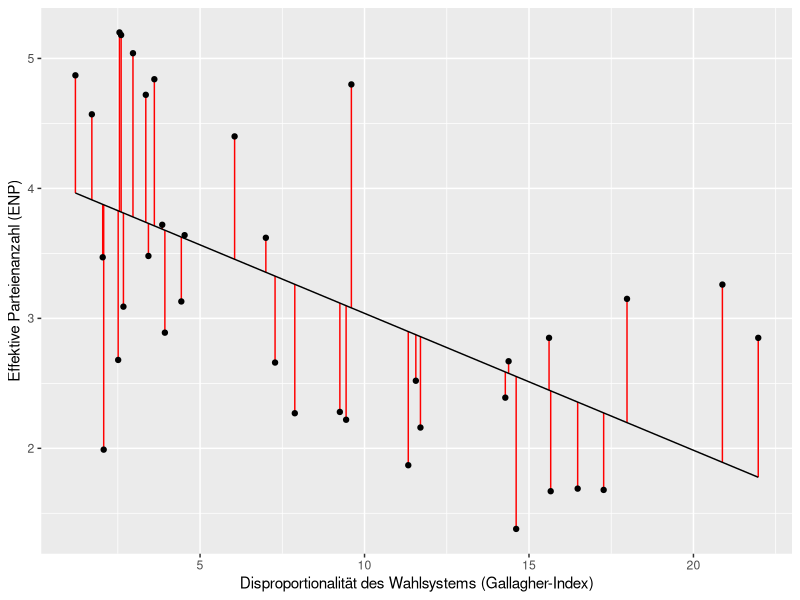
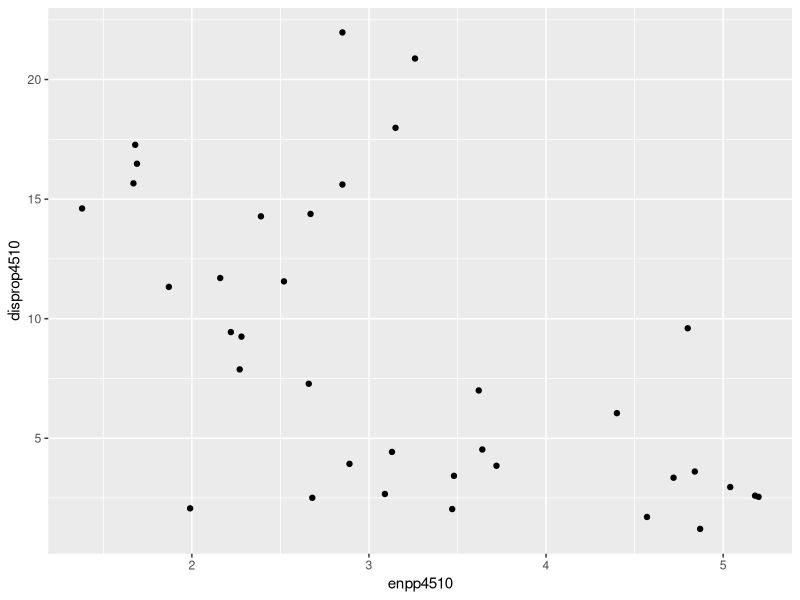
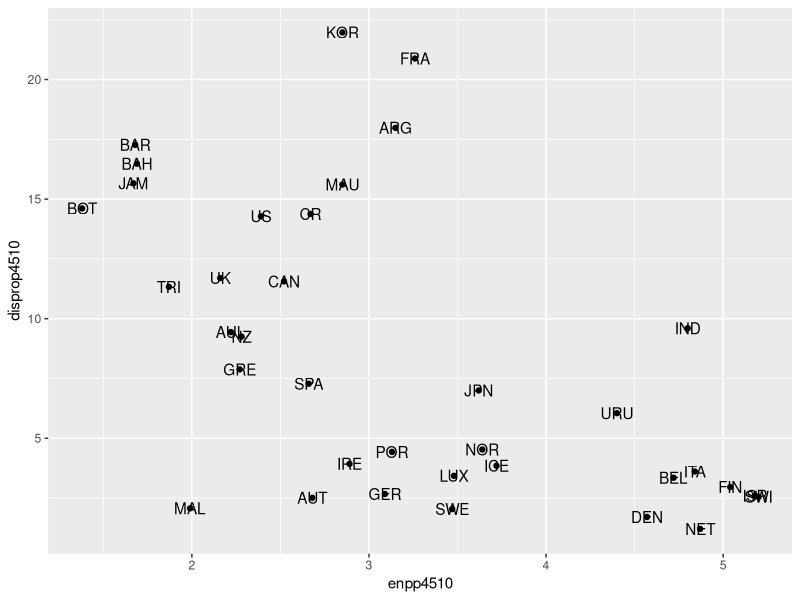
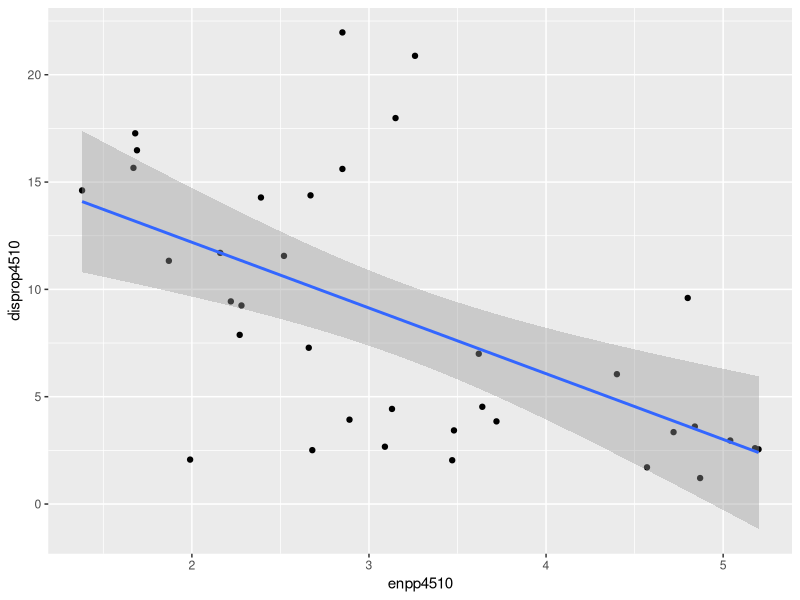
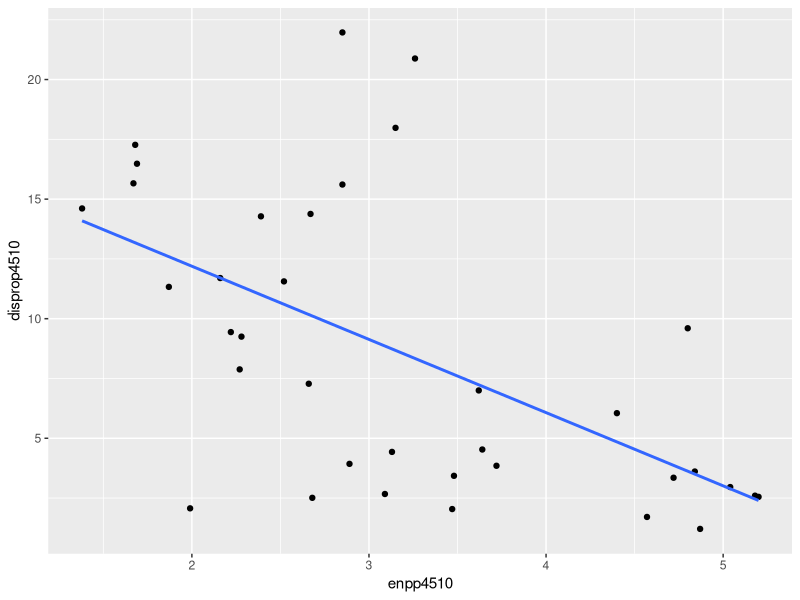
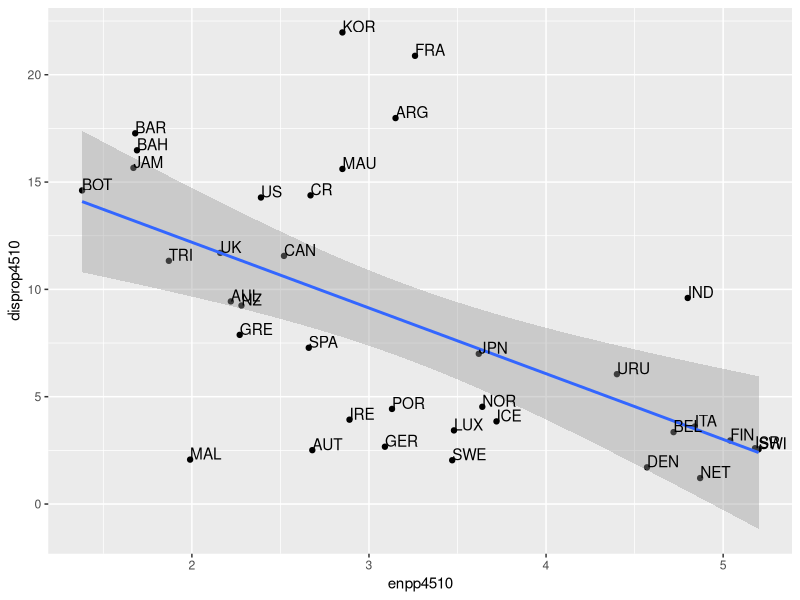
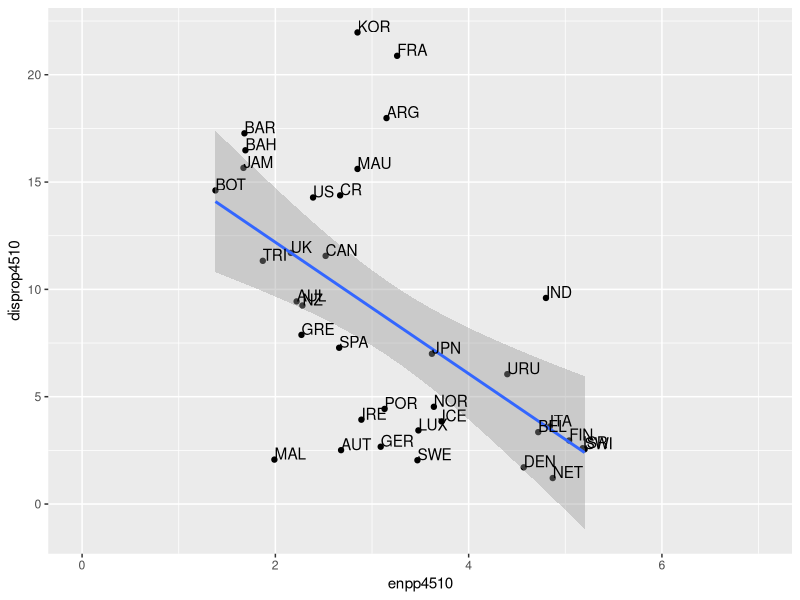
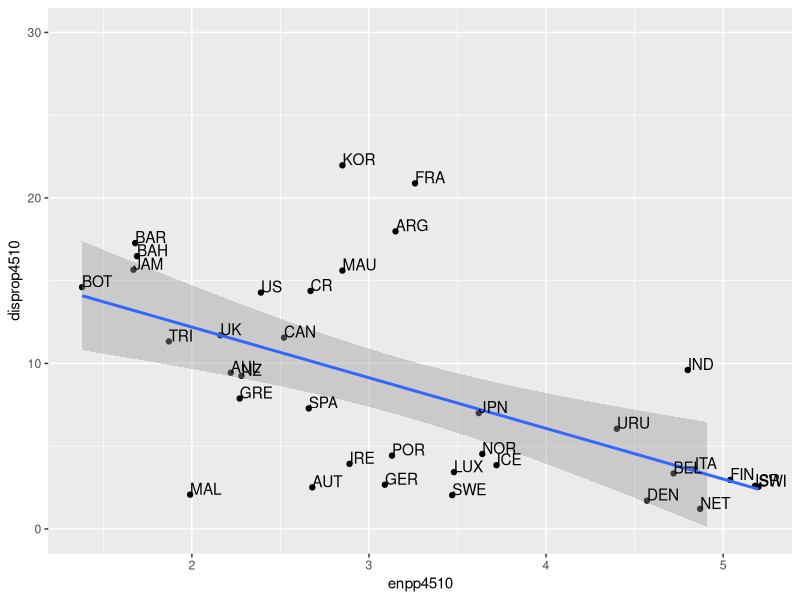

Source code (R) for these figures, in order:
## ---- chunk 1
library(foreign)
setwd("C:/Users/laura/OneDrive/Documents/Arbeit/r/Meine_Überarbeitungen")
getwd()
gles <- read.spss("ZA6801_de_v4-0-1.sav", to.data.frame = TRUE)
lijphart <- read.csv2("Lijphart_Data_recode.csv")
## ---- chunk 2
library(foreign)
setwd("C:/Users/laura/OneDrive/Documents/Arbeit/r/Meine_Überarbeitungen")
getwd()
gles <- read.spss("ZA6801_de_v4-0-1.sav", to.data.frame = TRUE)
lijphart <- read.csv2("Lijphart_Data_recode.csv")
## ---- chunk 3
# Lijphart
# ENPP
lijphart$enpp4510 <- as.numeric(lijphart$enpp4510)

# Gallagher-Index
lijphart$disprop4510 <- as.numeric(lijphart$disprop4510)

# Bikameralismus-Index
lijphart$bicam4510 <- as.numeric(lijphart$bicam4510)

# Minimal-Gewinn-Koalition mit einer Partei
lijphart$minwin_one_part4510 <- as.numeric(lijphart$minwin_one_part4510)

# Exekutivdominanz (Kabinettsdauer)
lijphart$exe_dom4510 <- as.numeric(lijphart$exe_dom4510)
## ---- chunk 4
lm_lijphart <- lm(enpp4510 ~ disprop4510, data = lijphart)
## ---- chunk 5
lm_lijphart
## ---- chunk 6
summary(lm_lijphart)
## ---- chunk 7
library(broom)
lm_fit_lijphart <- tidy(lm_lijphart)
lm_fit_lijphart
## ---- chunk 8
lm_fit_lijphart <- tidy(lm_lijphart, conf.int = TRUE)
lm_fit_lijphart
## ---- chunk 9
lm_glance_lijphart <- glance(lm_lijphart)
lm_glance_lijphart
## ---- chunk 10
lm_aug_lijphart <- augment(lm_lijphart)
lm_aug_lijphart
## ---- chunk 11
library(ggplot2)
ggplot(lm_aug_lijphart, aes(x = disprop4510, y = enpp4510)) +
  geom_segment(aes(xend = disprop4510, y = enpp4510, yend = .fitted),
               colour = "red") +
  geom_point() +
  geom_line(aes(x = disprop4510, y = .fitted)) +
xlab("Disproportionalität des Wahlsystems (Gallagher-Index)") + ylab("Effektive Parteienanzahl (ENP)")
## ---- chunk 12
ggplot(lijphart, aes(x = enpp4510,  y = disprop4510)) +
  geom_point()
## ---- chunk 13
ggplot(lijphart, aes(x = enpp4510,  y = disprop4510)) +
  geom_point() +
  geom_text(label = lijphart$Country)
## ---- chunk 14
ggplot(lijphart, aes(x = enpp4510,  y = disprop4510)) +
  geom_point() +
  geom_smooth(method = lm)

# Eine alternative Schreibweise bietet das Tilde (~) Zeichen, welches wir bereits aus dem Tutorial zur bivariaten OLS Regression kennen

# ggplot(lijphart, aes(enpp4510 ~ disprop4510)) +
#  geom_point() +
#  geom_smooth(method = lm)
## ---- chunk 15
ggplot(lijphart, aes(x = enpp4510, y = disprop4510)) +
  geom_point() +
  geom_smooth(method = lm, se = FALSE)
## ---- chunk 16
ggplot(lijphart, aes(x = enpp4510,  y = disprop4510)) +
  geom_point() +
  geom_smooth(method = lm) + 
  geom_text(label = lijphart$Country, hjust = 0, vjust = 0)
## ---- chunk 17
ggplot(lijphart, aes(x = enpp4510,  y = disprop4510)) +
  geom_point() +
  geom_smooth(method = lm) + 
  geom_text(label = lijphart$Country, hjust = 0, vjust = 0) +
  xlim(0,7)
## ---- chunk 18
ggplot(lijphart, aes(x = enpp4510,  y = disprop4510)) +
  geom_point() +
  geom_smooth(method = lm) + 
  geom_text(label = lijphart$Country, hjust = 0, vjust = 0) +
  ylim(0,30)
## ---- chunk 19
ggplot(lijphart, aes(x = enpp4510,  y = disprop4510)) +
  geom_point() +
  geom_smooth(method = lm) + 
  geom_text(label = lijphart$Country, hjust = 0, vjust = 0) +
  ylim(0,30)
## ---- chunk 20
ggplot(lijphart, aes(x = enpp4510,  y = disprop4510)) +
  geom_point() +
  geom_smooth(method = lm) + 
  geom_text(label = lijphart$Country, hjust = 0, vjust = 0) +
  labs(title = "Zusammenhang zwischen ENPP und Gallagher-Index",
        x ="Effektive Parteienanzahl", y = "Disproportionalität von Wahlsystemen")
## ---- chunk 21
ggplot(lijphart, aes(x = enpp4510,  y = disprop4510)) +
  geom_point() +
  geom_smooth(method = lm) + 
  geom_text(label = lijphart$Country, hjust = 0, vjust = 0) +
  labs(title = "Zusammenhang zwischen ENPP und Gallagher-Index"
       , x ="Effektive Parteienanzahl"
       , y = "Disproportionalität von Wahlsystemen") +
  theme_minimal()
## ---- chunk 22
# The Economist
library(ggthemes) # für dieses Theme brauchen wir ein weiteres Paket

ggplot(lijphart, aes(x = enpp4510,  y = disprop4510)) +
  geom_point() +
  geom_smooth(method = lm) + 
  geom_text(label = lijphart$Country, hjust = 0, vjust = 0) +
  labs(title = "Zusammenhang zwischen ENPP und Gallagher-Index"
       , x ="Effektive Parteienanzahl"
       , y = "Disproportionalität von Wahlsystemen") +
  theme_economist() 
## ---- chunk 23
ggplot(lijphart, aes(x = enpp4510,  y = disprop4510)) +
  geom_point(shape = 18, color = "blue") + # Form und Farbe der Punkte verändern
  geom_smooth(method = lm) + 
  geom_text(label = lijphart$Country, hjust = 0, vjust = 0) +
  labs(title = "Zusammenhang zwischen ENPP und Gallagher-Index"
       , x ="Effektive Parteienanzahl"
       , y = "Disproportionalität von Wahlsystemen") +
  theme_minimal() 
## ---- chunk 24
ggplot(lijphart, aes(x = enpp4510,  y = disprop4510)) +
  geom_point(shape = 18, color = "blue") +
  geom_smooth(method = lm,  linetype = "dashed",
             color = "darkred", fill = "blue") + # Form und Aussehen der Regressionslinie und Füllung der Konfidenzintervalle verändern
  geom_text(label = lijphart$Country, hjust = 0, vjust = 0) +
  labs(title = "Zusammenhang zwischen ENPP und Gallagher-Index"
       , x ="Effektive Parteienanzahl"
       , y = "Disproportionalität von Wahlsystemen") +
  theme_minimal()
## ---- chunk 25
ggsave("fig1-ENPP_Gallagher.png")
## ---- chunk 26
# Graph wird im Objekt "ENPP_Gallagher" gespeichert:

ENPP_Gallagher <- ggplot(lijphart, aes(x = enpp4510,  y = disprop4510)) + 
  geom_point(shape = 18, color = "blue") +
  geom_smooth(method = lm,  linetype = "dashed",
             color = "darkred", fill = "blue") + # Form und Aussehen der Regressionslinie und Füllung der Konfidenzintervalle verändern
  
  geom_text(data = lijphart, aes(label = Country), hjust = 0, vjust = 0) +
  labs(title = "Zusammenhang zwischen ENPP und Gallagher-Index"
       , x ="Effektive Parteienanzahl"
       , y = "Disproportionalität von Wahlsystemen") +
  theme_minimal()

# Den Graphen als Datei in unserem Arbeitsverzeichnis speichern

ggsave(plot = ENPP_Gallagher, filename = "fig1-ENPP_Gallagher.png", device = "png")
## ---- chunk 27
ggsave(plot = ENPP_Gallagher, "fig1-ENPP_Gallagher.png", device = "png", width = 4, height = 4)
